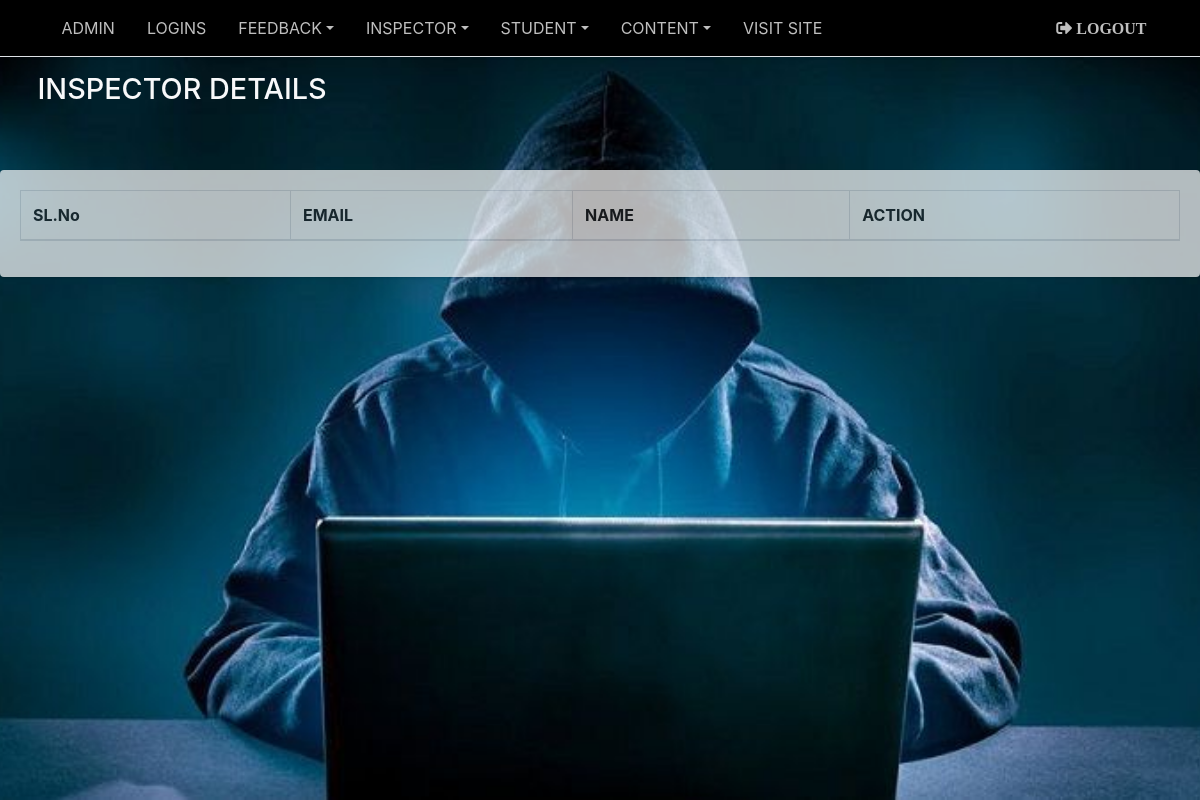
Page /ADMIN/insp_details.php on the earlier database version.
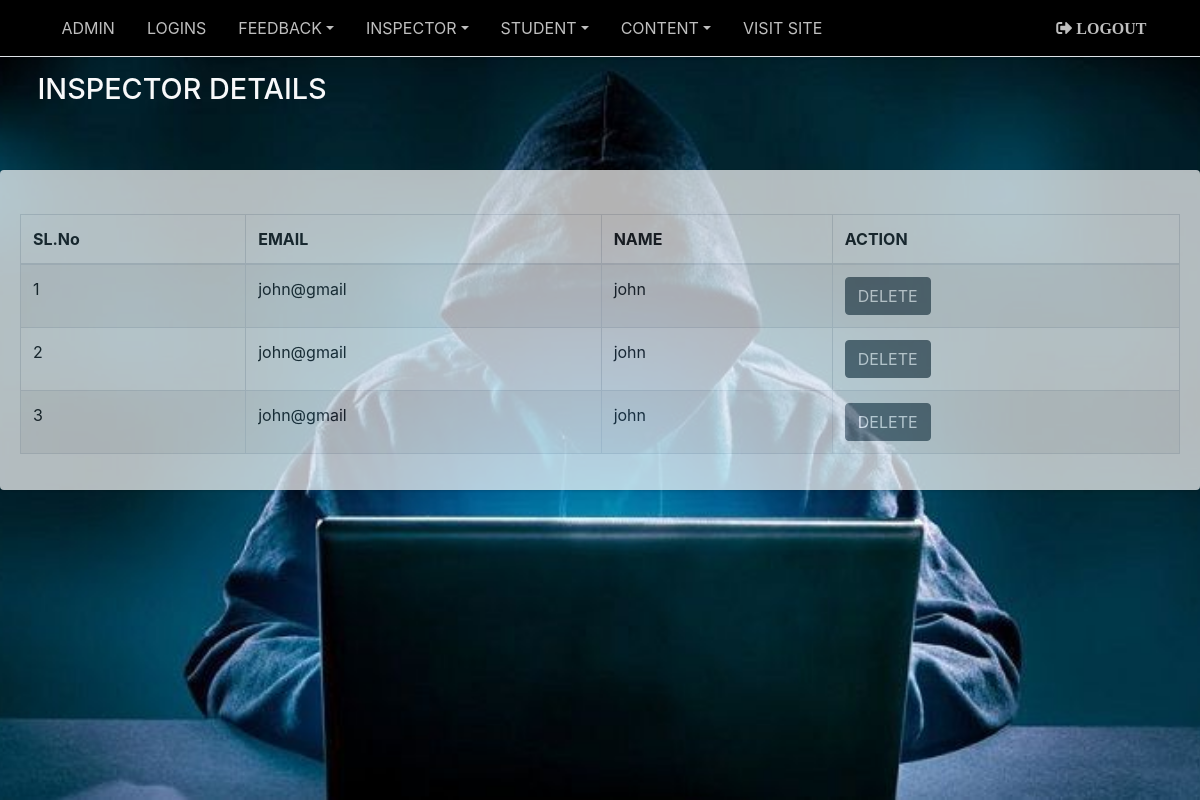
Same page on the later database version.
### tables this page shows
CREATE TABLE `inspector` (
  `inspector_id` int(11) NOT NULL,
  `login_id` int(11) NOT NULL,
  `email` varchar(18) NOT NULL,
  `name` varchar(18) NOT NULL
);

### site files/classes/admin.php (called while the page is built, shortened)
<?php
class admin  {
    public $connection;
      function __construct($connection) {
        $this->connection = $connection;
      }
    public function view_inspctr_details()
    {
    	$result=mysqli_query($this->connection,"SELECT * FROM `inspector` order by inspector_id");
			return $result;
    }
}

### ADMIN/insp_details.php (the view)
<?php include_once('../site files/classes/admin.php');
include "connect.php";
  $view_inspctr_details=new admin($connection);
  $reg=$view_inspctr_details->view_inspctr_details();
?>
<?php include 'includes/header.php'?>
                      <h1 class="m-0 text-light"> INSPECTOR DETAILS</h1>
                    </div>
                </div>
              </div>
          </div>
            <div class="card">
                <form method="post" enctype="multipart/form-data" >
                  <div class="card-body">
                      <div class="table-responsive-sm">
                          <table id="example1" class="table table-bordered table-striped">
                            <thead>
                              <tr>
                                <th>SL.No</th>
                                <th>EMAIL</th>
                                <th>NAME</th>
                                <th>ACTION</th>
                              </tr>
                            </thead>
                            <tbody>
                              <?php $count=0;
                                while($row_data=mysqli_fetch_assoc($reg))
                                { $count++; ?>
                              <tr>
                                  <td><?php echo $count; ?></td>
                                  <td><?php echo $row_data['email']; ?></td>
                                  <td><?php echo $row_data['name']; ?></td>
                                  <div class="btn-group">
                                      <td><a href="delete3.php?l_id= <?php echo $row_data['inspector_id'];?>"  onclick="return confirm('do you want to delete');"><button      type="button"class="btn btn-secondary">DELETE</button></a>
                                      </td>
                                </div>
                              </tr>
                              <?php } ?>
                            </tbody>
                          </table>
                    </div>
                  </div>
                </form>
                </div>
    <?php include'includes/footer.php' ?>

Differences in the rows shown:
added inspector: email "john@gmail", name "john"
added inspector: email "john@gmail", name "john"
added inspector: email "john@gmail", name "john"
